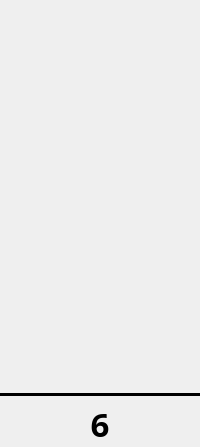
     <widget class="QWidget" name="col6" native="true">
      <layout class="QVBoxLayout" name="verticalLayout_6">
       <property name="spacing">
        <number>5</number>
       </property>
       <property name="leftMargin">
        <number>0</number>
       </property>
       <property name="topMargin">
        <number>0</number>
       </property>
       <property name="rightMargin">
        <number>0</number>
       </property>
       <property name="bottomMargin">
        <number>0</number>
       </property>
       <item>
        <widget class="QPushButton" name="col6button">
         <property name="sizePolicy">
          <sizepolicy hsizetype="Fixed" vsizetype="Fixed">
           <horstretch>0</horstretch>
           <verstretch>0</verstretch>
          </sizepolicy>
         </property>
         <property name="minimumSize">
          <size>
           <width>44</width>
           <height>44</height>
          </size>
         </property>
         <property name="maximumSize">
          <size>
           <width>44</width>
           <height>44</height>
          </size>
         </property>
         <property name="styleSheet">
          <string notr="true">QPushButton {
    border: none; 
    outline: none;
    image: url(&quot;:/images/arrow&quot;);
}

QPushButton:disabled {
    image: url(&quot;:/images/arrow-disabled&quot;);
}

QPushButton:hover {
    image: url(&quot;:/images/arrow-hover&quot;);
}
</string>
         </property>
         <property name="iconSize">
          <size>
           <width>44</width>
           <height>44</height>
          </size>
         </property>
         <property name="flat">
          <bool>true</bool>
         </property>
        </widget>
       </item>
       <item>
        <spacer name="spacer6up">
         <property name="orientation">
          <enum>Qt::Vertical</enum>
         </property>
         <property name="sizeType">
          <enum>QSizePolicy::Fixed</enum>
         </property>
         <property name="sizeHint" stdset="0">
          <size>
           <width>20</width>
           <height>40</height>
          </size>
         </property>
        </spacer>
       </item>
       <item>
        <widget class="Ball" name="row66">
         <property name="sizePolicy">
          <sizepolicy hsizetype="Fixed" vsizetype="Fixed">
           <horstretch>0</horstretch>
           <verstretch>0</verstretch>
          </sizepolicy>
         </property>
         <property name="minimumSize">
          <size>
           <width>44</width>
           <height>44</height>
          </size>
         </property>
         <property name="maximumSize">
          <size>
           <width>44</width>
           <height>44</height>
          </size>
         </property>
         <property name="text">
          <string/>
         </property>
         <property name="scaledContents">
          <bool>true</bool>
         </property>
         <property name="alignment">
          <set>Qt::AlignCenter</set>
         </property>
        </widget>
       </item>
       <item>
        <widget class="Ball" name="row56">
         <property name="sizePolicy">
          <sizepolicy hsizetype="Fixed" vsizetype="Fixed">
           <horstretch>0</horstretch>
           <verstretch>0</verstretch>
          </sizepolicy>
         </property>
         <property name="minimumSize">
          <size>
           <width>44</width>
           <height>44</height>
          </size>
         </property>
         <property name="maximumSize">
          <size>
           <width>44</width>
           <height>44</height>
          </size>
         </property>
         <property name="text">
          <string/>
         </property>
         <property name="scaledContents">
          <bool>true</bool>
         </property>
         <property name="alignment">
          <set>Qt::AlignCenter</set>
         </property>
        </widget>
       </item>
       <item>
        <widget class="Ball" name="row46">
         <property name="sizePolicy">
          <sizepolicy hsizetype="Fixed" vsizetype="Fixed">
           <horstretch>0</horstretch>
           <verstretch>0</verstretch>
          </sizepolicy>
         </property>
         <property name="minimumSize">
          <size>
           <width>44</width>
           <height>44</height>
          </size>
         </property>
         <property name="maximumSize">
          <size>
           <width>44</width>
           <height>44</height>
          </size>
         </property>
         <property name="text">
          <string/>
         </property>
         <property name="scaledContents">
          <bool>true</bool>
         </property>
         <property name="alignment">
          <set>Qt::AlignCenter</set>
         </property>
        </widget>
       </item>
       <item>
        <widget class="Ball" name="row36">
         <property name="sizePolicy">
          <sizepolicy hsizetype="Fixed" vsizetype="Fixed">
           <horstretch>0</horstretch>
           <verstretch>0</verstretch>
          </sizepolicy>
         </property>
         <property name="minimumSize">
          <size>
           <width>44</width>
           <height>44</height>
          </size>
         </property>
         <property name="maximumSize">
          <size>
           <width>44</width>
           <height>44</height>
          </size>
         </property>
         <property name="text">
          <string/>
         </property>
         <property name="scaledContents">
          <bool>true</bool>
         </property>
         <property name="alignment">
          <set>Qt::AlignCenter</set>
         </property>
        </widget>
       </item>
       <item>
        <widget class="Ball" name="row26">
         <property name="sizePolicy">
          <sizepolicy hsizetype="Fixed" vsizetype="Fixed">
           <horstretch>0</horstretch>
           <verstretch>0</verstretch>
          </sizepolicy>
         </property>
         <property name="minimumSize">
          <size>
           <width>44</width>
           <height>44</height>
          </size>
         </property>
         <property name="maximumSize">
          <size>
           <width>44</width>
           <height>44</height>
          </size>
         </property>
         <property name="text">
          <string/>
         </property>
         <property name="scaledContents">
          <bool>true</bool>
         </property>
         <property name="alignment">
          <set>Qt::AlignCenter</set>
         </property>
        </widget>
       </item>
       <item>
        <widget class="Ball" name="row16">
         <property name="sizePolicy">
          <sizepolicy hsizetype="Fixed" vsizetype="Fixed">
           <horstretch>0</horstretch>
           <verstretch>0</verstretch>
          </sizepolicy>
         </property>
         <property name="minimumSize">
          <size>
           <width>44</width>
           <height>44</height>
          </size>
         </property>
         <property name="maximumSize">
          <size>
           <width>44</width>
           <height>44</height>
          </size>
         </property>
         <property name="text">
          <string/>
         </property>
         <property name="scaledContents">
          <bool>true</bool>
         </property>
         <property name="alignment">
          <set>Qt::AlignCenter</set>
         </property>
        </widget>
       </item>
       <item>
        <spacer name="spacer6down">
         <property name="orientation">
          <enum>Qt::Vertical</enum>
         </property>
         <property name="sizeType">
          <enum>QSizePolicy::Fixed</enum>
         </property>
         <property name="sizeHint" stdset="0">
          <size>
           <width>20</width>
           <height>10</height>
          </size>
         </property>
        </spacer>
       </item>
       <item>
        <widget class="QFrame" name="col6line">
         <property name="minimumSize">
          <size>
           <width>0</width>
           <height>3</height>
          </size>
         </property>
         <property name="maximumSize">
          <size>
           <width>16777215</width>
           <height>3</height>
          </size>
         </property>
         <property name="styleSheet">
          <string notr="true">border: 2px solid black;</string>
         </property>
         <property name="frameShape">
          <enum>QFrame::HLine</enum>
         </property>
        </widget>
       </item>
       <item>
        <widget class="QLabel" name="col6name">
         <property name="font">
          <font>
           <family>Arial Black</family>
           <pointsize>25</pointsize>
           <weight>75</weight>
           <bold>true</bold>
          </font>
         </property>
         <property name="text">
          <string>6</string>
         </property>
         <property name="alignment">
          <set>Qt::AlignCenter</set>
         </property>
        </widget>
       </item>
      </layout>
     </widget>
